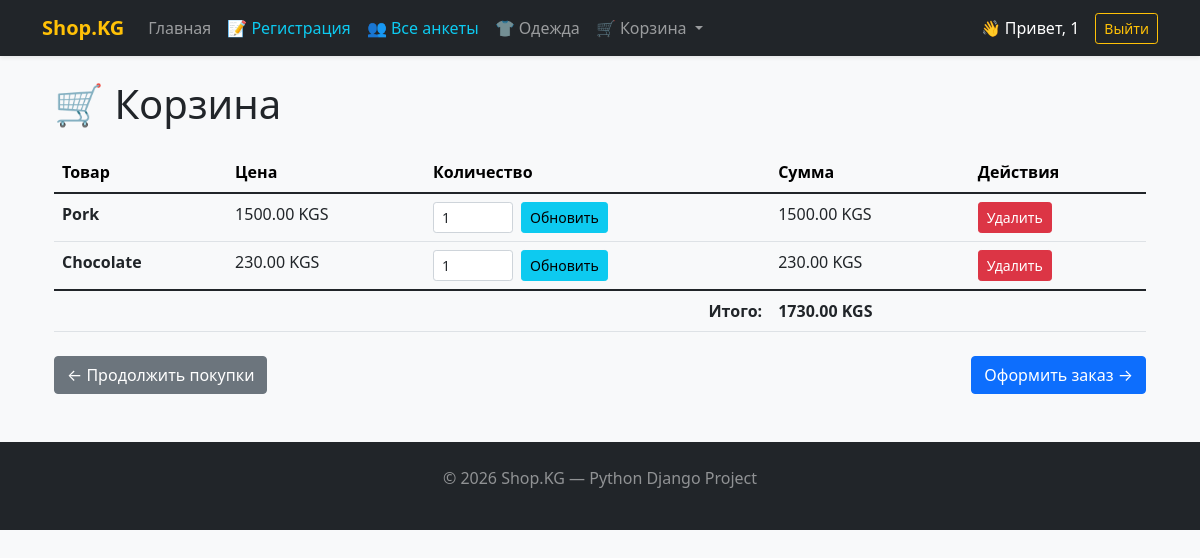
The page /basket/ (signed in) on the database its author committed.
### users/models.py (models this page shows)
class CustomUser(AbstractUser):
    phone = models.CharField(max_length=20, blank=True, null=True)
    experience = models.IntegerField(default=0)
    github_link = models.URLField(blank=True, null=True)
    skills = models.TextField(blank=True, null=True)
    expected_salary = models.IntegerField(blank=True, null=True)
    education = models.CharField(max_length=100, blank=True, null=True)
    preferred_lang = models.CharField(max_length=50, blank=True, null=True)
    portfolio = models.URLField(blank=True, null=True)
    telegram = models.CharField(max_length=50, blank=True, null=True)
    about_me = models.TextField(blank=True, null=True)

### basket/models.py (models this page shows, shortened)
class CartItem(models.Model):
    cart = models.ForeignKey(Cart, on_delete=models.CASCADE, related_name='items')
    product = models.ForeignKey(Product, on_delete=models.CASCADE)
    quantity = models.PositiveIntegerField(default=1)
    added_at = models.DateTimeField(auto_now_add=True)
    @property
    def total_price(self):
        if hasattr(self.product, 'price'):
            return self.product.price * self.quantity
        return 0 * self.quantity

class Cart(models.Model):
    user = models.ForeignKey(settings.AUTH_USER_MODEL, on_delete=models.CASCADE)
    created_at = models.DateTimeField(auto_now_add=True)
    is_active = models.BooleanField(default=True)
    @property
    def total_price(self):
        total = 0
        for item in self.items.all():
            total += item.total_price
        return total

### products/models.py (models this page shows, shortened)
class Product(models.Model):
    product_name = models.CharField(max_length=150)
    image = models.ImageField(upload_to='products/')
    description = models.TextField()
    price = models.DecimalField(max_digits=10, decimal_places=2, default=0)  # ADD THIS LINE
    TYPE_PRODUCTS = (
        ("Meat", "Meat"),
        ("Bread", "Bread"),
        ("Drinkings", "Drinkings"),
        ("Oil", "Oil"),
        ("Chocolate", "Chocolate")
    )
    type_blog = models.CharField(max_length=150, choices=TYPE_PRODUCTS, default="Meat")
    created_at = models.DateTimeField(auto_now_add=True)

### basket/views.py (the view)
# urls.py: path('', views.CartView.as_view(), name='cart_view'),
class CartView(LoginRequiredMixin, ListView):
    template_name = 'basket/cart.html'
    context_object_name = 'cart'
    def get_queryset(self):
        cart, _ = Cart.objects.get_or_create(user=self.request.user, is_active=True)
        return cart

### templates/basket/cart.html (shortened to what this page needs)
{% extends 'base.html' %}
{% block content %}
<div class="container mt-4">
    <h1>🛒 Корзина</h1>
    {% if cart.items.all %}
    <table class="table table-hover mt-4">
        <thead class="table-light">
            <tr>
                <th>Товар</th>
                <th>Цена</th>
                <th>Количество</th>
                <th>Сумма</th>
                <th>Действия</th>
            </tr>
        </thead>
        <tbody>
            {% for item in cart.items.all %}
            <tr>
                <td>
                    <strong>{{ item.product.product_name }}</strong>
                </td>
                <td>{{ item.product.price }} KGS</td>
                <td>
                    <form method="post" action="{% url 'basket:update_cart_item' item.id %}" class="d-flex align-items-center">
                        <input type="number" name="quantity" value="{{ item.quantity }}"
                               min="1" class="form-control form-control-sm" style="width: 80px;">
                        <button type="submit" class="btn btn-sm btn-info ms-2">Обновить</button>
                    </form>
                </td>
                <td>{{ item.total_price }} KGS</td>
                <td>
                    <form method="post" action="{% url 'basket:remove_from_cart' item.id %}">
                        <button type="submit" class="btn btn-sm btn-danger">Удалить</button>
                    </form>
                </td>
            </tr>
            {% endfor %}
        </tbody>
        <tfoot class="table-group-divider">
            <tr>
                <td colspan="3" class="text-end"><strong>Итого:</strong></td>
                <td><strong>{{ cart.total_price }} KGS</strong></td>
                <td></td>
            </tr>
        </tfoot>
    </table>
    <div class="d-flex justify-content-between mt-4">
        <a href="/" class="btn btn-secondary">← Продолжить покупки</a>
        <a href="{% url 'basket:checkout' %}" class="btn btn-primary">Оформить заказ →</a>
    </div>
    {% else %}
    <div class="alert alert-info mt-4">
        <p>Ваша корзина пуста!</p>
        <a href="/" class="btn btn-primary">Начать покупки</a>
    </div>
    {% endif %}
</div>
{% endblock %}

### templates/base.html (shortened to what this page needs)
<!DOCTYPE html>
<html lang="ru">
<head>
    <link href="https://cdn.jsdelivr.net/npm/bootstrap@5.1.3/dist/css/bootstrap.min.css" rel="stylesheet">
</head>
<body class="bg-light">
    <nav class="navbar navbar-expand-lg navbar-dark bg-dark shadow-sm mb-4">
        <div class="container">
            <a class="navbar-brand" href="/">Shop.KG</a>
            <div class="collapse navbar-collapse" id="navbarNav">
                <ul class="navbar-nav me-auto">
                    <li class="nav-item"><a class="nav-link" href="/">Главная</a></li>
                    <li class="nav-item"><a class="nav-link text-info" href="/users/register/">📝 Регистрация</a></li>
                    <li class="nav-item"><a class="nav-link text-info" href="/users/profiles/">👥 Все анкеты</a></li>
                    <li class="nav-item">
                        <a class="nav-link" href="/clothes/">👕 Одежда</a>
                    </li>
                    <li class="nav-item dropdown">
                        <a class="nav-link dropdown-toggle" href="#" id="basketDropdown" role="button" data-bs-toggle="dropdown">
                            🛒 Корзина
                        </a>
                    </li>
                </ul>
                <div class="navbar-nav align-items-center">
                    {% if user.is_authenticated %}
                        <span class="nav-item nav-link text-white me-2">👋 Привет, {{ user.username }}</span>
                        <form method="post" action="{% url 'admin:logout' %}" style="display:inline;">
                            <button type="submit" class="btn btn-outline-warning btn-sm">Выйти</button>
                        </form>
                    {% else %}
                        <a href="/users/login/" class="btn btn-outline-light btn-sm">Войти</a>
                    {% endif %}
                </div>
            </div>
        </div>
    </nav>
    <div class="container">
        {% block content %}{% endblock %}
    </div>
    <footer class="mt-5 py-4 bg-dark text-white-50 text-center">
        <div class="container">
            <p>© 2026 Shop.KG — Python Django Project</p>
        </div>
    </footer>
</body>
</html>

### templates/base.html (style rules this page uses)
.navbar-brand { font-weight: bold; color: #ffc107 !important; }

### rows shown on the page
CustomUser: username "1"
CartItem: product.product_name "Pork", product.price "1500.00", quantity "1", total_price "1500.00"
CartItem: product.product_name "Chocolate", product.price "230.00", quantity "1", total_price "230.00"
Cart: total_price "1730.00"
